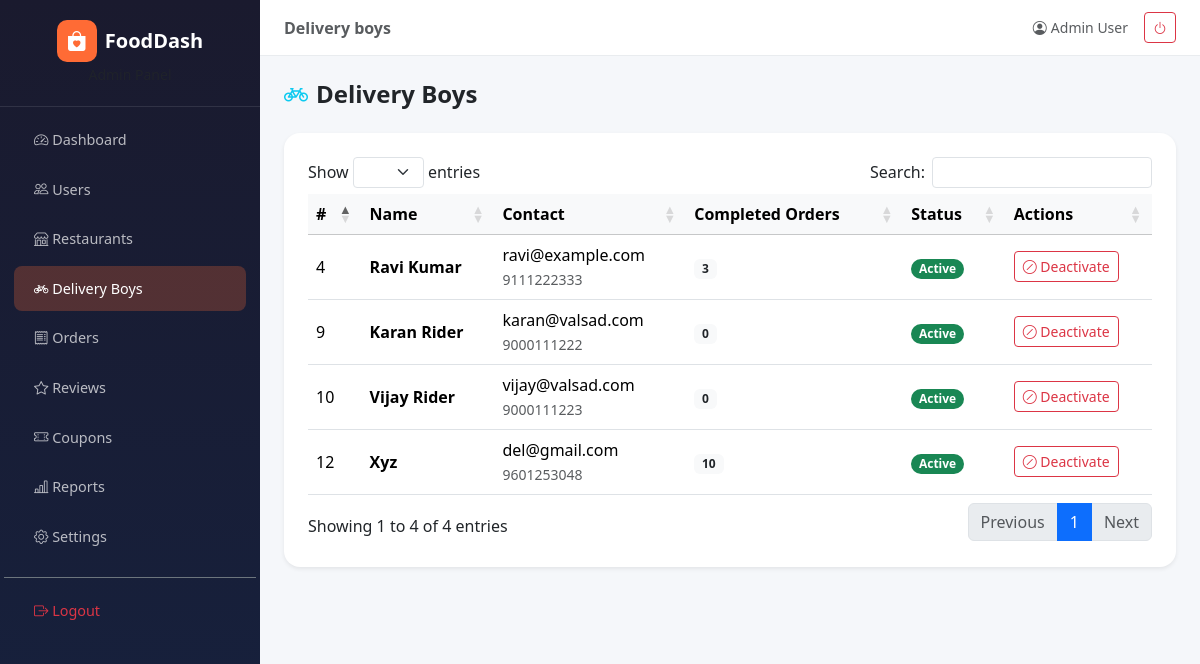
Screenshot of /admin_panel/delivery_boys.php (signed in) with the database file from the repository.
### tables this page shows
CREATE TABLE `users` (
  `id` int(10) UNSIGNED NOT NULL,
  `name` varchar(100) NOT NULL,
  `phone` varchar(20) NOT NULL,
  `email` varchar(100) NOT NULL,
  `password` varchar(255) NOT NULL,
  `role` enum('customer','restaurant','delivery_boy','admin') NOT NULL DEFAULT 'customer',
  `fcm_token` text DEFAULT NULL,
  `is_active` tinyint(1) NOT NULL DEFAULT 1,
  `created_at` timestamp NOT NULL DEFAULT current_timestamp(),
  `updated_at` timestamp NOT NULL DEFAULT current_timestamp() ON UPDATE current_timestamp()
);

### admin_panel/delivery_boys.php (the view, shortened to what this page needs)
<?php
$db = db();
$boys = $db->query("SELECT u.id, u.name, u.email, u.phone, u.is_active, u.created_at,
    (SELECT COUNT(*) FROM orders WHERE delivery_boy_id=db.id AND order_status='delivered') as completed_orders
    FROM users u
    JOIN delivery_boys db ON db.user_id = u.id
    WHERE u.role='delivery_boy'
    ORDER BY u.created_at DESC")->fetch_all(MYSQLI_ASSOC);
include 'layout/header.php';
?>
<div class="d-flex justify-content-between align-items-center mb-4">
  <h4 class="fw-bold mb-0"><i class="bi bi-bicycle me-2 text-info"></i>Delivery Boys</h4>
</div>
<div class="card border-0 rounded-4 shadow-sm p-4">
  <div class="table-responsive">
    <table class="table table-hover align-middle dataTable">
      <thead class="table-light"><tr>
        <th>#</th><th>Name</th><th>Contact</th><th>Completed Orders</th><th>Status</th><th>Actions</th>
      </tr></thead>
      <tbody>
      <?php foreach($boys as $b): ?>
      <tr>
        <td><?=$b['id']?></td>
        <td><span class="fw-semibold"><?=htmlspecialchars($b['name'])?></span></td>
        <td>
          <?=htmlspecialchars($b['email'])?><br>
          <small class="text-muted"><?=htmlspecialchars($b['phone']??'-')?></small>
        </td>
        <td><span class="badge bg-light text-dark"><?=$b['completed_orders']?></span></td>
        <td>
          <span class="badge rounded-pill <?=$b['is_active']?'bg-success':'bg-danger'?>">
            <?=$b['is_active']?'Active':'Inactive'?>
          </span>
        </td>
        <td>
          <form method="POST" class="d-inline">
            <?php if(!$b['is_active']): ?>
            <button class="btn btn-sm btn-success" title="Activate"><i class="bi bi-check-lg"></i> Activate</button>
            <?php else: ?>
            <button class="btn btn-sm btn-outline-danger" title="Deactivate"><i class="bi bi-slash-circle"></i> Deactivate</button>
            <?php endif; ?>
          </form>
        </td>
      </tr>
      <?php endforeach; ?>
      </tbody>
    </table>
  </div>
</div>
<?php include 'layout/footer.php'; ?>

### admin_panel/layout/header.php (style rules this page uses)
:root { --sidebar-w:260px;--brand:#ff6b35; }
body { background:#f5f7fa;font-family:'Segoe UI',sans-serif; }

### rows the page displays
users: id "12", name "Xyz", email "del@gmail.com", phone "9601253048", completed_orders "10", is_active "Active"
users: id "9", name "Karan Rider", email "karan@valsad.com", phone "9000111222", completed_orders "0", is_active "Active"
users: id "10", name "Vijay Rider", email "vijay@valsad.com", phone "9000111223", completed_orders "0", is_active "Active"
users: id "4", name "Ravi Kumar", email "ravi@example.com", phone "9111222333", completed_orders "3", is_active "Active"

### other values shown
str_replace('_',' ',$currentPage) "Delivery boys"
$_SESSION['admin_name'] "Admin User"
